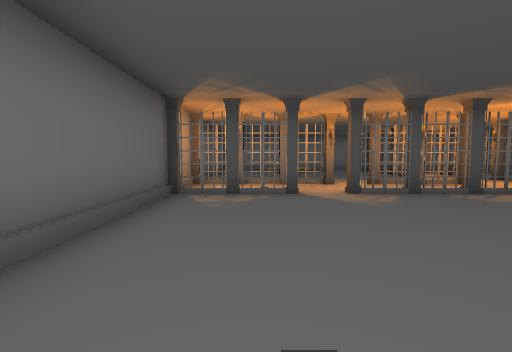
view 1 (above)

16 first-person views from a walk through a scene from a Unity 3-D project. The camera is 1.5 m above the floor, tilts 4° down and sees 85° across. The floor is counted in squares, 2 m on a side. Each view is taken from the middle of a square. On the plan, view 1 faces up. The plan holds only what a view shows up to about 10 squares ahead; the rest is blank. The place goes on beyond the plan. The player is left out. Some animated figures are left out.

view 2
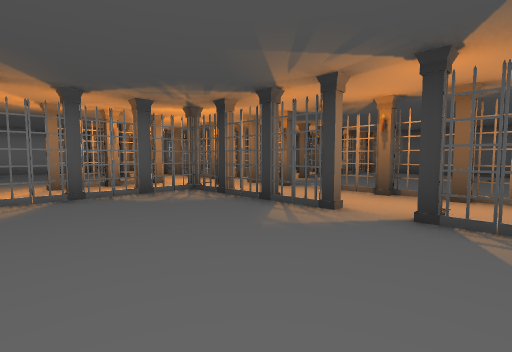

view 3
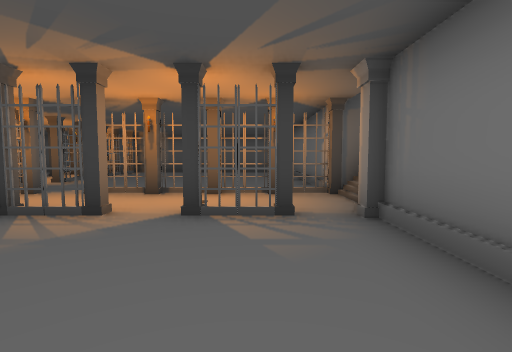

view 4
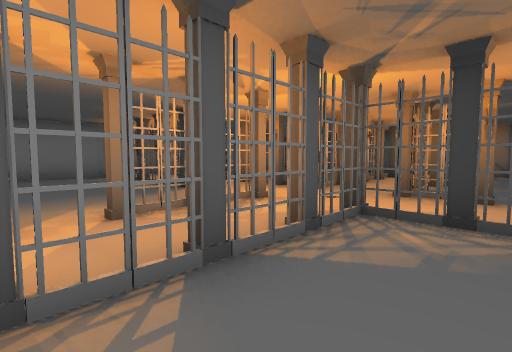

view 5
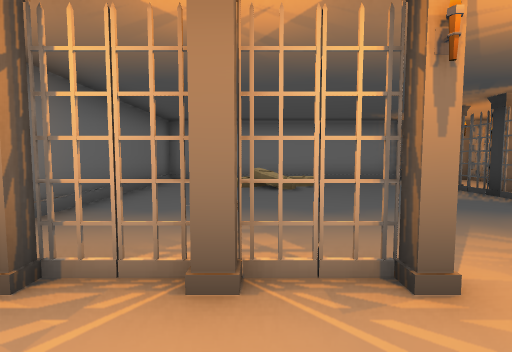

view 6
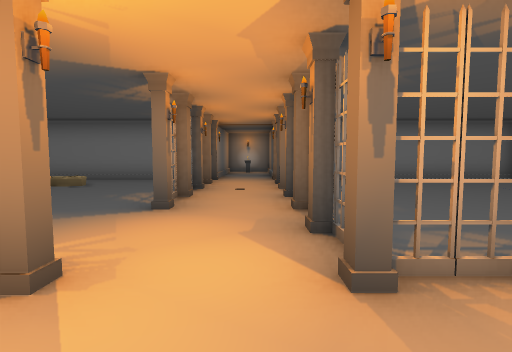

view 7
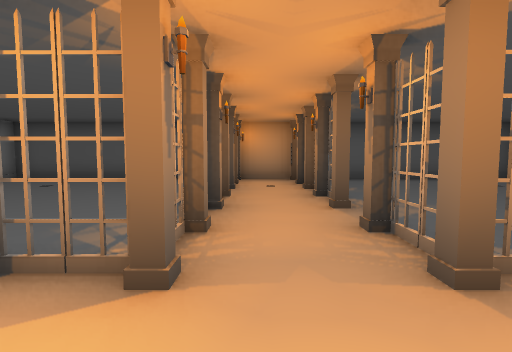

view 8
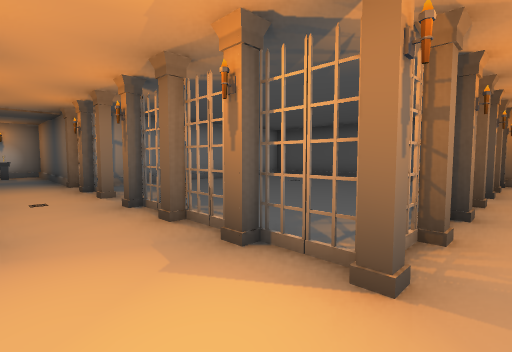

view 9
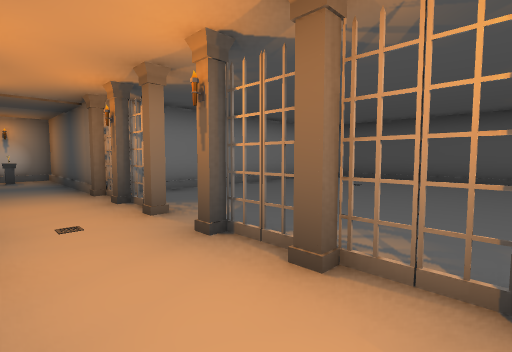

view 10
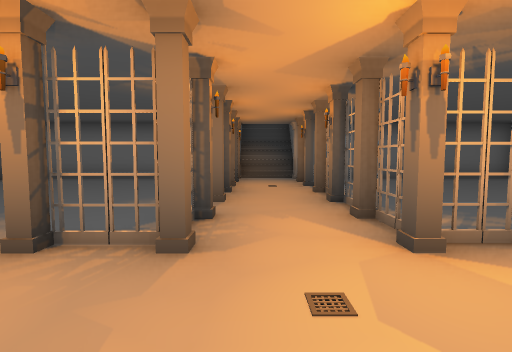

view 11
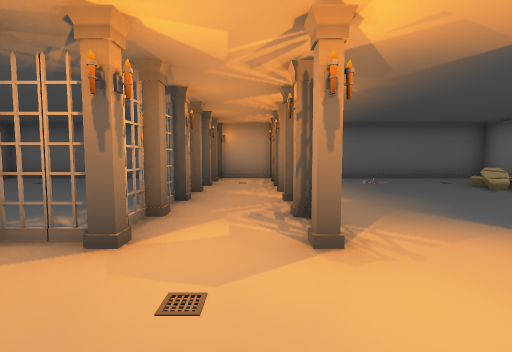

view 12
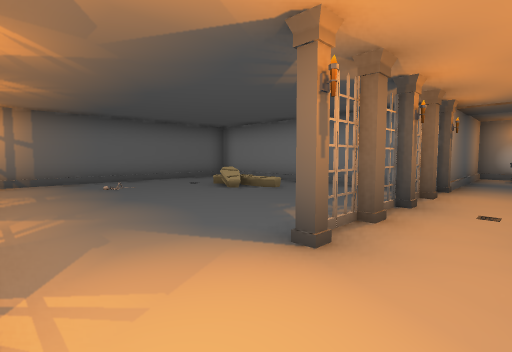

view 13
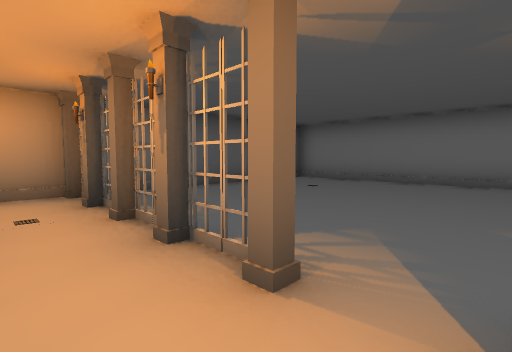

view 14
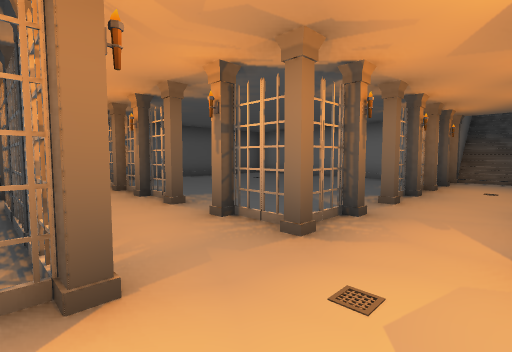

view 15
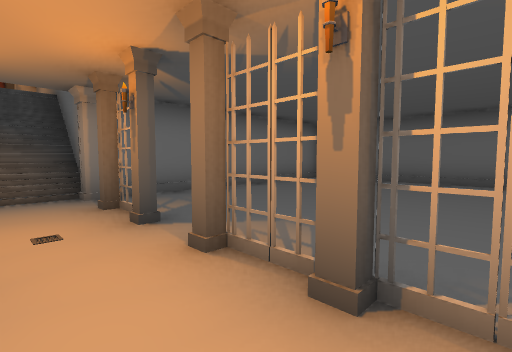

view 16
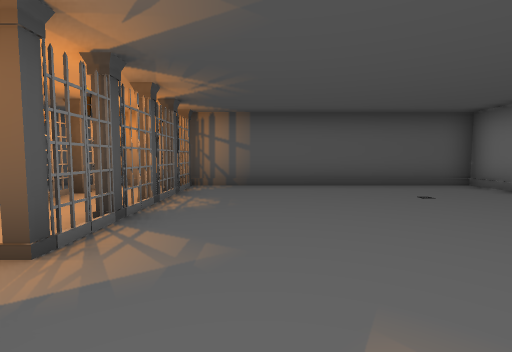

### Floor plan
Key: @ floor where view 1 was taken; # wall or solid block; x gap in a wall; . main floor; : floor 1 m higher than the main floor; / step, stairs or slope; G gate; C coffin; O other object.
Columns run from 2 left of view 1 to 16 right of it. Each row starts with its distance up from view 1.
 20        ####
 19        #.O#
 18        #..#
 17        #..#
 16        #..#
 15 ########..#########
 14 #.  ....G.G....../#
 13 #..:/...G.G....../#
 12 #./C/...G......///#
 11 #.......G.G....../#
 10 #.......G.G....../#
  9 #.........G....../#
  8 #GGGGxGG..GGGG.GG##
  7 #.................#
  6 #GG.GGGGG..GGGGGG##
  5 #.......G.G....../#
  4 #.......G......../#
  3 #.......G.G....../#
  2 #.......G.G....../#
  1 #.......G.G....///#
  0 #.@.....G.G....../#
 -1 #.......O.G....../#
 -2 ########//O########
 -3         OO#
 -4         ###

Positions as (right, up) in squares from view 1, and headings:
1: (0, 0), facing up
2: (2, 0), facing up-right
3: (2, 0), facing right
4: (2, 4), facing up-right
5: (1, 6), facing up
6: (7, 6), facing up
7: (6, 7), facing right
8: (6, 7), facing up-right
9: (6, 9), facing up-right
10: (7, 8), facing down
11: (8, 7), facing left
12: (7, 8), facing up-left
13: (9, 7), facing down-right
14: (6, 8), facing down-right
15: (7, 4), facing down-left
16: (8, 4), facing right
